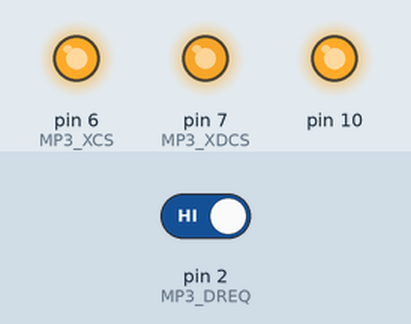
Simulated run of this sketch. Board: Arduino Uno, built with avr-gcc and run on an emulated ATmega328P. Parts: output pins drawn as LEDs (lit = HIGH). Inputs (shaded band) come from the test bench; at power-on: pin 2 (MP3_DREQ) HIGH. Random numbers use the default seed unless the sketch sets one; pins used as bus, display or sensor lines are not drawn.

Above: at 1.2 s.
1.3 s: pin 2 (MP3_DREQ) driven LOW
Timing chart, 0 to 4.3 s (numbered marks = the images above; inputs shaded):
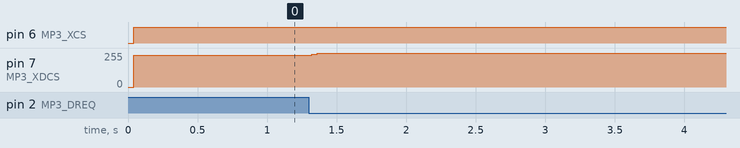

Measured:
- after the input at 1.3 s, pin 7 (MP3_XDCS): 238/255 → 255/255 at once

The sketch:

PCM_RainyNoise.ino
```cpp
// VS1053b PCM mode stereo 8bit 22050 Hz - Rainy noise //

#include <SPI.h>

#define MP3_XCS 6
#define MP3_XDCS 7
#define MP3_DREQ 2
#define MP3_RST 8

//VS10xx SCI Registers
#define SCI_MODE 0x00
#define SCI_STATUS 0x01
#define SCI_BASS 0x02
#define SCI_CLOCKF 0x03
#define SCI_DECODE_TIME 0x04
#define SCI_AUDATA 0x05
#define SCI_WRAM 0x06
#define SCI_WRAMADDR 0x07
#define SCI_HDAT0 0x08
#define SCI_HDAT1 0x09
#define SCI_AIADDR 0x0A
#define SCI_VOL 0x0B
#define SCI_AICTRL0 0x0C
#define SCI_AICTRL1 0x0D
#define SCI_AICTRL2 0x0E
#define SCI_AICTRL3 0x0F

uint8_t r, l;
int lp1, lp2, bp2, lowns, sah, rndm, lfrt;

void setup() {

  pinMode(MP3_RST, OUTPUT);
  pinMode(MP3_DREQ, INPUT);
  pinMode(MP3_XCS, OUTPUT);
  pinMode(MP3_XDCS, OUTPUT);

  SPI.begin();

  SPI.setClockDivider(SPI_CLOCK_DIV16);  // SPI speed 1MHz (16MHz / 16 = 1MHz)
  SPI.transfer(0xFF);

  digitalWrite(MP3_RST, HIGH);
  digitalWrite(MP3_XCS, HIGH);
  digitalWrite(MP3_XDCS, HIGH);

  WriteRegister(SCI_CLOCKF, 0x6000);    // set multiplier to 3.0x
  WriteRegister(SCI_VOL, 0x4F4F);       // set volume

  SPI.setClockDivider(SPI_CLOCK_DIV4);  // set SPI speed 4MHz (16MHz / 4 = 4MHz)

  load_header();

}

void loop() {

  while (!digitalRead(MP3_DREQ)) {}

  rndm = random();

  if (lfrt-- == 0) {

    lfrt = (rndm & 511) + 700;
    sah = rndm;

  }

  bp2 = (sah/5 - bp2/16 - lp2) / 2 + bp2;
  lp2 = bp2/2 + lp2;
  lowns += (rndm-lowns) / 5  + rndm/40;
  lp1 += (rndm/8 - lp1) / 9;

  uint8_t out = 128 + ((lp1/2 + bp2/3 + lowns/50) >> 7);

  l = out;
  r = -l;

  digitalWrite(MP3_XDCS, LOW);
  SPI.transfer(l);
  SPI.transfer(r);
  digitalWrite(MP3_XDCS, HIGH);

}

void WriteRegister(char address, int data) {

  while (!digitalRead(MP3_DREQ))
    ;
  digitalWrite(MP3_XCS, LOW);
  SPI.transfer(0x02);
  SPI.transfer(address);
  SPI.transfer((data >> 8) & 0xFF);
  SPI.transfer(data & 0xFF);
  while (!digitalRead(MP3_DREQ))
    ;
  digitalWrite(MP3_XCS, HIGH);

}

const uint8_t wav_header[44] = {

  0x52, 0x49, 0x46, 0x46,  // RIFF
  0xFF, 0xFF, 0xFF, 0xFF,  // size
  0x57, 0x41, 0x56, 0x45,  // WAVE
  0x66, 0x6d, 0x74, 0x20,  // fmt
  0x10, 0x00, 0x00, 0x00,  // subchunk1size
  0x01, 0x00,              // audio format - pcm
  0x02, 0x00,              // numof channels - stereo
  0x22, 0x56, 0x00, 0x00,  // samplerate - 22050
  0x44, 0xac, 0x00, 0x00,  // byterate = samplerate * channels * blocks
  0x02, 0x00,              // blockalign = channels * blocks
  0x08, 0x00,              // bits per sample - 8
  0x64, 0x61, 0x74, 0x61,  // subchunk3id -"data"
  0xFF, 0xFF, 0xFF, 0xFF   // subchunk3size (endless)

};

void load_header() {

  for (int i = 0; i < sizeof(wav_header); i++) {

    uint8_t p = wav_header[i];
    while (!digitalRead(MP3_DREQ)) {}
    digitalWrite(MP3_XDCS, LOW);
    SPI.transfer(p);
    digitalWrite(MP3_XDCS, HIGH);
  }

}
```
